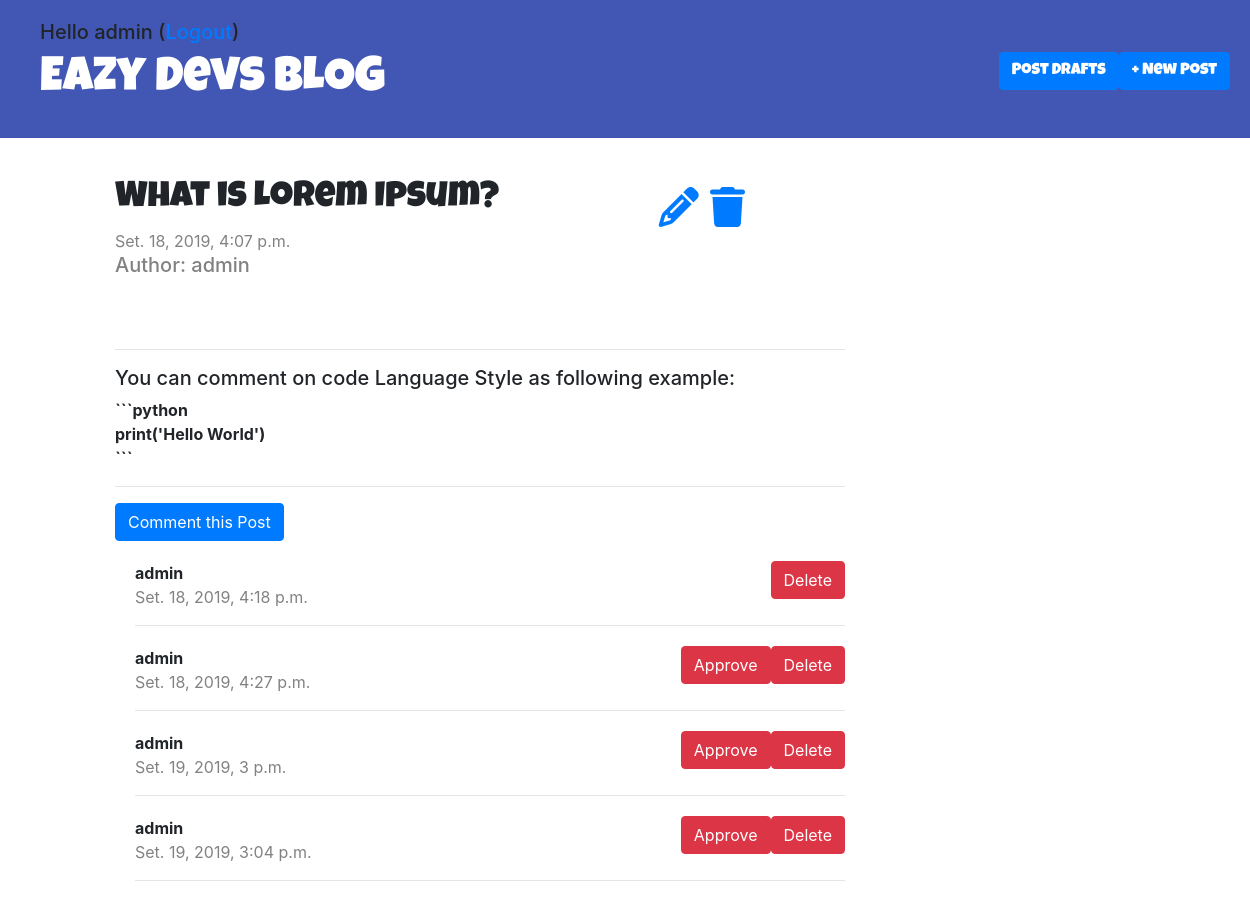
The page /post/17 (signed in) on the database its author committed.
### blog/models.py (models this page shows, shortened)
class Post(models.Model):
    author = models.ForeignKey('auth.User', on_delete=models.CASCADE)
    title = models.CharField(max_length=200)
    text = models.TextField()
    created_date = models.DateTimeField(default=timezone.now)
    published_date = models.DateTimeField(blank=True, null=True)

class Comment(models.Model):
    post = models.ForeignKey('blog.post', on_delete=models.CASCADE,related_name='comments')
    author = models.CharField(max_length=100)
    text = models.TextField()
    created_date = models.DateTimeField(default=timezone.now)
    approved = models.BooleanField(default=False)

### blog/views.py (the view)
# urls.py: path('post/<int:pk>', views.post_detail, name='post_detail'),
def post_detail(request, pk):
    post = get_object_or_404(Post, pk=pk)
    stuff_for_frontend = {'post': post}
    return render(request, 'blog/post_detail.html', stuff_for_frontend)

### blog/templatetags/markdownify.py (called while the page is built)
@register.filter
def markdown(value):
    renderer = HighlightRenderer()
    markdown = mistune.Markdown(renderer=renderer)
    return markdown(value)

### blog/templates/blog/post_detail.html (shortened to what this page needs)
{% extends "blog/base.html" %}
{% load markdownify %}
{% block content %}
	<div class="post">
		{% if user.is_authenticated %}
		<span class="crud-icons" style="float: right; font-size: 30pt; margin-right: 100px; ">
			<a href="{% url 'blog:post_edit' pk=post.pk %}"><i class="fas fa-pencil-alt"></i></a>
			<a href="{% url 'blog:post_remove' pk=post.pk %}"
				onclick="return confirm('Are you sure to delete POST {{ post.title }} ?')"><i class="fas fa-trash"></i></a>
		</span>
		{% endif %}
		<h1>{{ post.title }}</h1>
		{% if post.published_date %}
			<div class="date">
				{{ post.published_date }}
			</div>
		{% endif %}
		<div class="author">
			<h5>Author: {{ post.author}}</h5>
		</div></br>
	</div>
	<hr>
	<h5>You can comment on code Language Style as following example:</h5>
	<strong>```python</br>print('Hello World')</br>```</strong></br>
	<hr>
	<a href="{% url 'blog:comment_to_a_post' pk=post.pk  %}" class="btn btn-primary">Comment this Post</a>
		{% for comment in post.comments.all %}
			{% if user.is_authenticated or comment.approved %}
				<div class="comment">
					{% if user.is_superuser %}
						<a href="{% url 'blog:comment_remove' pk=comment.pk %}" class="btn btn-danger"
						onclick="return confirm('Are you sure to delete Comment from  {{ comment.author }} ?')">Delete<a>
					{% endif %}
					{% if not comment.approved and user.is_superuser %}
						<a href="{% url 'blog:comment_approve' pk=comment.pk %}" class="btn btn-danger">Approve<a>
					{% endif %}
					<strong>{{ comment.author}}</strong>
					<div class="date">
						{{ comment.created_date }}
					</div>
					<hr>
				</div>
			{% endif %}
		{% empty %}
			<br>
			<h4>No comments yet... <br>Tell us what you think about this Post!</h4>
		{% endfor %}
{% endblock %}

### blog/templates/blog/base.html (shortened to what this page needs)
{% load staticfiles %}
<!DOCTYPE html>
<html lang="pt">
<head>
	<link rel="stylesheet" href="https://stackpath.bootstrapcdn.com/bootstrap/4.3.1/css/bootstrap.min.css" >
	<link rel="stylesheet" href="{% static '/blog.css'%}">
	<link rel="stylesheet" href="{% static '/zenburn.css'%}">
</head>
<body>
<div class="page-header">
	<div class="top-menu">
		{% if user.is_authenticated %}
			<h5>Hello {{ user.username }} (<a href="{% url 'logout' %}">Logout</a>)</h5>
			<h1><a href="{% url 'blog:post_new' %}" ><button type="button" class="btn btn-primary">+ New Post</button></a></h1>
			<h1><a href="{% url 'blog:post_drafts' %}" ><button type="button" class="btn btn-primary">Post Drafts</button></a></h1>
		{% else %}
			<h1><a href="{% url 'login' %}" ><button type="button" class="btn btn-primary">Login</button></a></h1>
			<h1><a href="{% url 'blog:signup' %}" ><button type="button" class="btn btn-primary">Signup</button></a></h1>
		{% endif %}
	</div>
	<h1><a href="{% url 'blog:post_list' %}">Eazy Devs BLOG</a></h1>
</div>
<div class="content container">
	<div class="row">
		<div class="col-md-8">
      {% block content %}
      {% endblock %}
    </div>
  </div>
</div>
</body>
</html>

### blog/static/blog.css (style rules this page uses)
.page-header { background-color: #4256b4; margin-top: 0; padding: 20px 20px 20px 40px; }
.page-header h1 a { color: #ffffff; font-size: 36pt; text-decoration: none; }
.page-header .btn-primary { float: right; }
.content { margin-left: 100px; }
h1, h2 { font-size: 36px; text-decoration: none; font-family: 'Luckiest Guy', cursive !important; }
.date, .author { color: #828282; }
.post { margin-top: 40px; margin-bottom: 40px; }
.comment { margin: 20px 0px 20px 20px; }
.comment .btn-danger { float: right; }

### rows shown on the page
Post: title "What is Lorem Ipsum?", published_date "Set. 18, 2019, 4:07 p.m.", author "admin"
Comment: author "admin", created_date "Set. 18, 2019, 4:18 p.m."
Comment: approved "Approve", author "admin", created_date "Set. 18, 2019, 4:27 p.m."
Comment: approved "Approve", author "admin", created_date "Set. 19, 2019, 3 p.m."
Comment: approved "Approve", author "admin", created_date "Set. 19, 2019, 3:04 p.m."

### other values the page prints
{{ user.username }} "admin"
